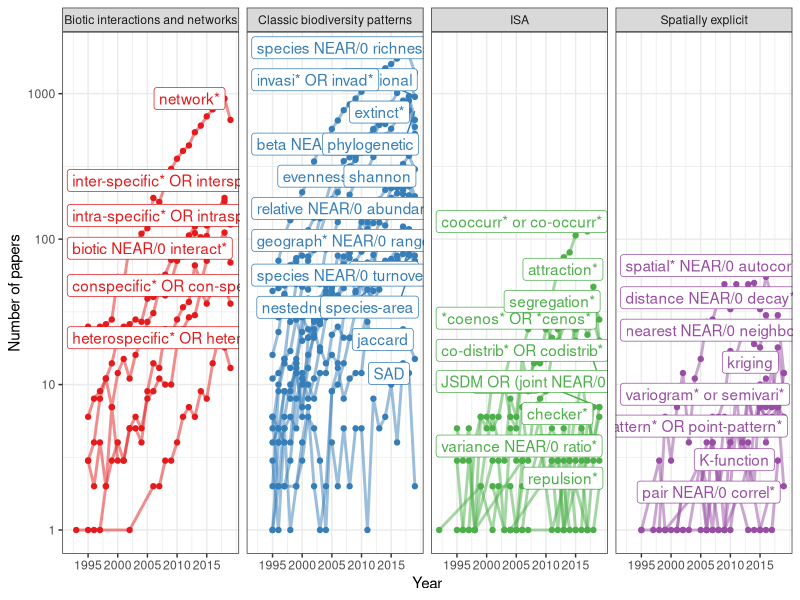

The R source for this figure:
library(ggplot2)
library(ggrepel)
library(plyr)
library(gridExtra)

# ------------------------------------------------------------------------------
# read the data
dat <- read.csv("../data/wos_trends.csv")
dat$Type <- as.character(dat$Type)

# create labels for search terms
labs <- plyr::ddply(.data = dat,
           .fun=summarize,
           .variables="Term",
           Count = max(Count),
           Year = max(Year),
           Type = Type[1])

ISA <- dat[dat$Type == "ISA",]
other <- dat[dat$Type == "other",]
interaction <- dat[dat$Type == "interaction",]

# plot temporal trends
P.temp <- ggplot(data = dat, aes(x = Year, y = Count)) +
  geom_point(aes(colour = Type)) +
  geom_line(aes(colour = Type, linetype = Term), size = 1, alpha = 0.5) +
  scale_linetype_manual(values=rep(1, times = length(unique(dat$Term)))) +
  scale_y_log10(breaks=c(1,10,100, 1000)) +
  geom_label_repel(data = labs, aes(x = Year, y = Count, label = Term, colour = Type),
                   nudge_x = 0.1)+
  theme_bw()+
  theme(legend.position = "none") +
  scale_colour_brewer(palette = "Set1") +
  scale_x_continuous(breaks=c(1995, 2000, 2005, 2010, 2015)) +
  facet_grid(.~Type) +
  ylab("Number of papers")

# export the plot
pdf("../analyses/figures/WOS_trends.pdf", width=15, height = 9)
 P.temp
dev.off()


